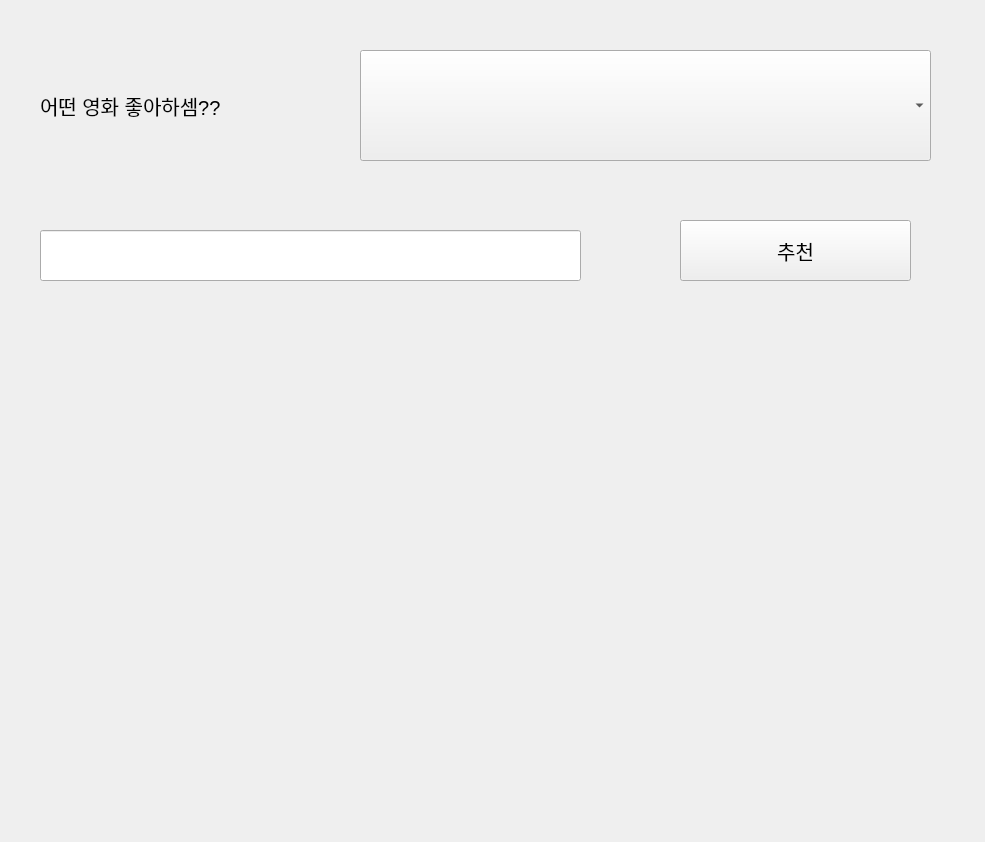
<?xml version="1.0" encoding="UTF-8"?>
<ui version="4.0">
 <class>Form</class>
 <widget class="QWidget" name="Form">
  <property name="geometry">
   <rect>
    <x>0</x>
    <y>0</y>
    <width>985</width>
    <height>842</height>
   </rect>
  </property>
  <property name="windowTitle">
   <string>Form</string>
  </property>
  <widget class="QLabel" name="label">
   <property name="geometry">
    <rect>
     <x>40</x>
     <y>40</y>
     <width>201</width>
     <height>131</height>
    </rect>
   </property>
   <property name="font">
    <font>
     <pointsize>15</pointsize>
    </font>
   </property>
   <property name="text">
    <string>어떤 영화 좋아하셈??</string>
   </property>
  </widget>
  <widget class="QComboBox" name="comboBox">
   <property name="geometry">
    <rect>
     <x>360</x>
     <y>50</y>
     <width>571</width>
     <height>111</height>
    </rect>
   </property>
   <property name="font">
    <font>
     <pointsize>15</pointsize>
    </font>
   </property>
  </widget>
  <widget class="QLineEdit" name="le_keyword">
   <property name="geometry">
    <rect>
     <x>40</x>
     <y>230</y>
     <width>541</width>
     <height>51</height>
    </rect>
   </property>
   <property name="font">
    <font>
     <pointsize>15</pointsize>
    </font>
   </property>
  </widget>
  <widget class="QPushButton" name="btn_recommandation">
   <property name="geometry">
    <rect>
     <x>680</x>
     <y>220</y>
     <width>231</width>
     <height>61</height>
    </rect>
   </property>
   <property name="font">
    <font>
     <pointsize>15</pointsize>
    </font>
   </property>
   <property name="text">
    <string>추천</string>
   </property>
  </widget>
  <widget class="QLabel" name="lbl_recommandation">
   <property name="geometry">
    <rect>
     <x>45</x>
     <y>331</y>
     <width>891</width>
     <height>451</height>
    </rect>
   </property>
   <property name="font">
    <font>
     <pointsize>24</pointsize>
    </font>
   </property>
   <property name="text">
    <string/>
   </property>
  </widget>
 </widget>
 <resources/>
 <connections/>
</ui>
